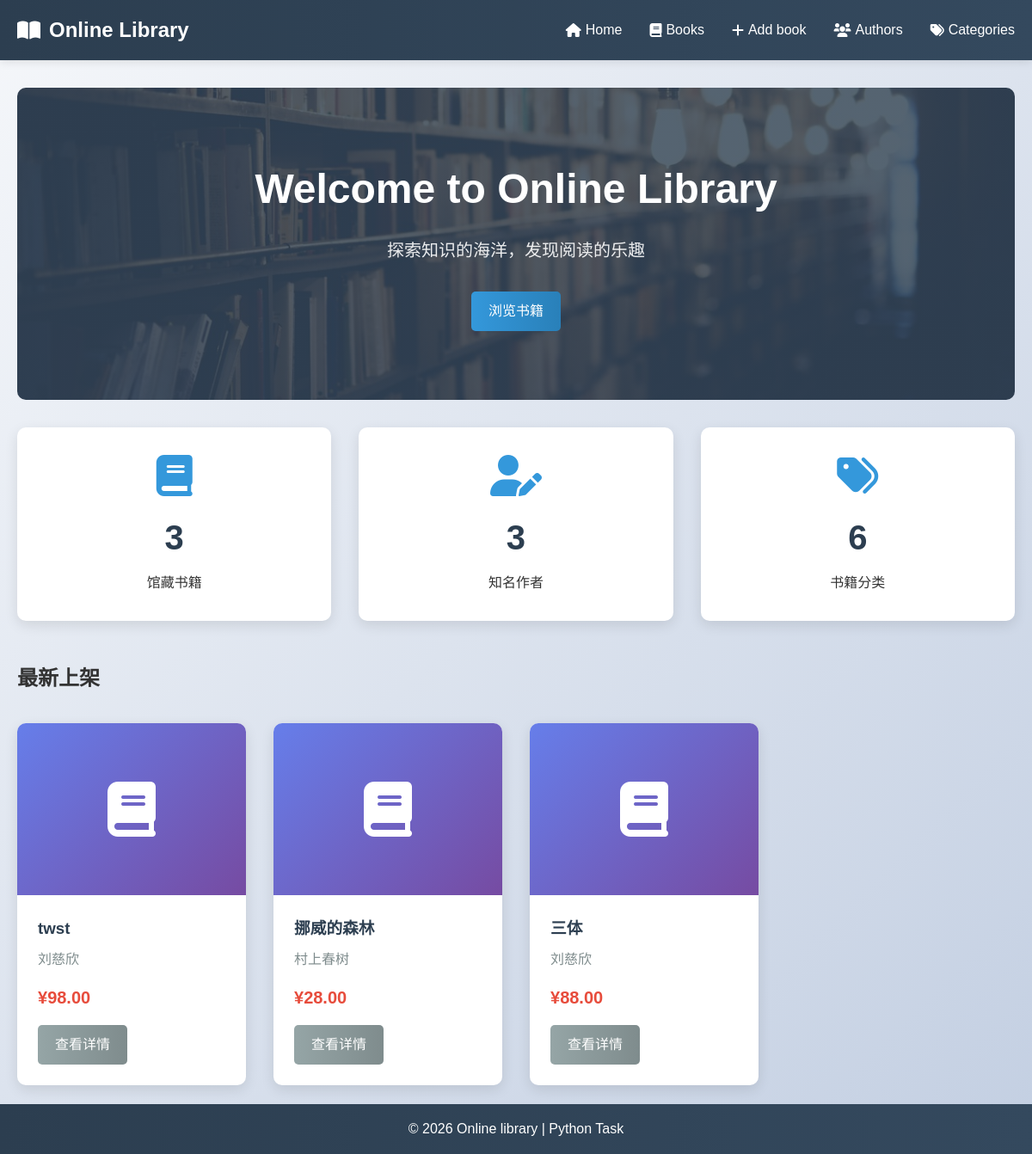
Before: / with the older database file.
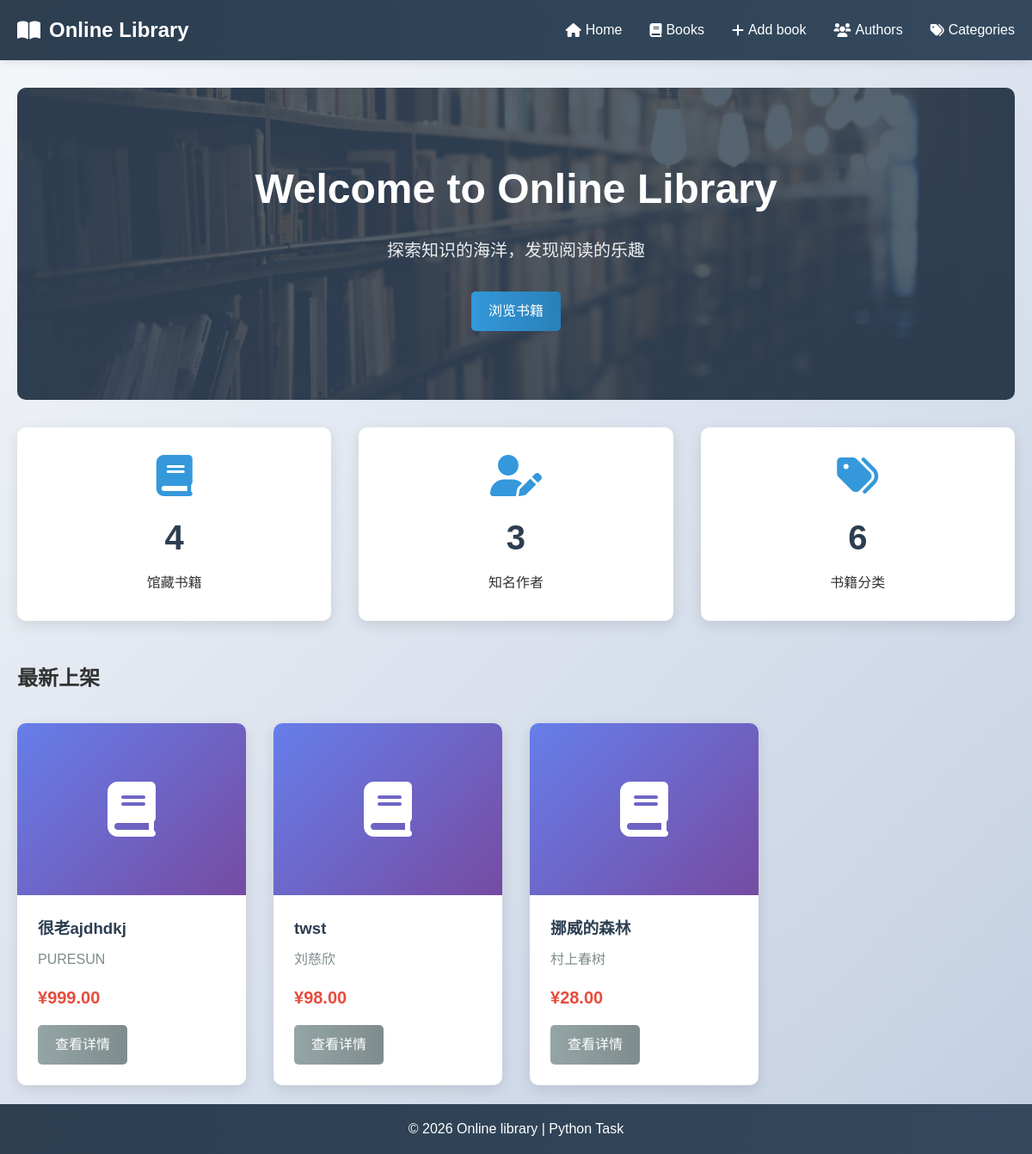
After: the same page with the newer database file.
### models.py (models this page shows, shortened)
class Book(db.Model):
    id = db.Column(db.Integer, primary_key=True)
    title = db.Column(db.String(200), nullable=False)
    isbn = db.Column(db.String(13), unique=True, nullable=False)
    publication_year = db.Column(db.Integer)
    pages = db.Column(db.Integer)
    price = db.Column(db.Float)
    available = db.Column(db.Boolean, default=True)
    description = db.Column(db.Text)
    added_date = db.Column(db.DateTime, default=datetime.utcnow)
    author_id = db.Column(db.Integer, db.ForeignKey('author.id'), nullable=False)
    book_info = db.relationship('BookInfo', backref='book', uselist=False, cascade='all, delete-orphan')
    categories = db.relationship('Category', secondary=book_category, backref=db.backref('books', lazy='dynamic'))

class Author(db.Model):
    id = db.Column(db.Integer, primary_key=True)
    name = db.Column(db.String(100), nullable=False)
    birth_date = db.Column(db.Date)
    country = db.Column(db.String(50))
    is_active = db.Column(db.Boolean, default=True)
    biography = db.Column(db.Text)
    books = db.relationship('Book', backref='author', lazy=True)

### app.py (the view)
@app.route('/')
def index():
    total_books = Book.query.count()
    total_authors = Author.query.count()
    total_categories = Category.query.count()
    recent_books = Book.query.order_by(Book.added_date.desc()).limit(3).all()
    return render_template('index.html', total_books=total_books,
                          total_authors=total_authors,
                          total_categories=total_categories,
                          recent_books=recent_books)

### templates/index.html (shortened to what this page needs)
{% extends "base.html" %}
{% block content %}
<section class="hero">
    <div class="hero-content">
        <h1>Welcome to Online Library</h1>
        <p>探索知识的海洋，发现阅读的乐趣</p>
        <a href="{{ url_for('books') }}" class="btn btn-primary">浏览书籍</a>
    </div>
</section>
<section class="stats">
    <div class="stat-card">
        <i class="fas fa-book"></i>
        <h3>{{ total_books }}</h3>
        <p>馆藏书籍</p>
    </div>
    <div class="stat-card">
        <i class="fas fa-user-edit"></i>
        <h3>{{ total_authors }}</h3>
        <p>知名作者</p>
    </div>
    <div class="stat-card">
        <i class="fas fa-tags"></i>
        <h3>{{ total_categories }}</h3>
        <p>书籍分类</p>
    </div>
</section>
<section class="recent-books">
    <h2>最新上架</h2>
    <div class="books-grid">
        {% for book in recent_books %}
        <div class="book-card">
            <div class="book-cover">
                <i class="fas fa-book"></i>
            </div>
            <div class="book-info">
                <h3>{{ book.title }}</h3>
                <p class="author">{{ book.author.name }}</p>
                <p class="price">¥{{ "%.2f"|format(book.price) }}</p>
                <a href="{{ url_for('book_detail', book_id=book.id) }}" class="btn btn-secondary">查看详情</a>
            </div>
        </div>
        {% endfor %}
    </div>
</section>
{% endblock %}

Changed rows visible on the page:
no longer on this page (row unchanged): Book: title "三体", author.name "刘慈欣", price "88.00"
added Book: title "很老ajdhdkj", author.name "PURESUN", price "999.00"
Other visible differences:
{{ total_books }}: "3" → "4"
